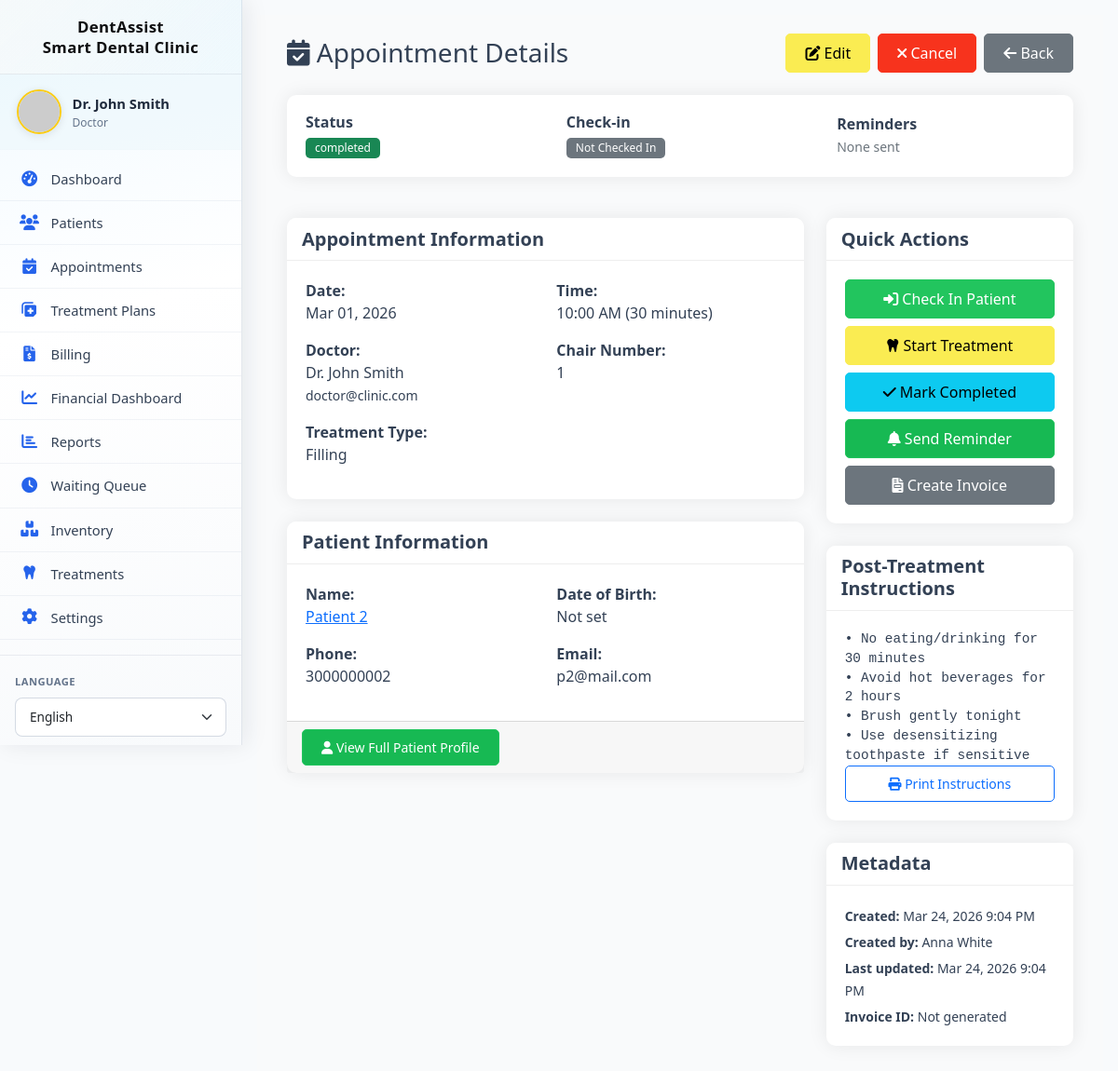
Page /appointments/view.php?id=2 (signed in) on the committed database.
### tables this page shows
CREATE TABLE `appointments` (
  `id` int(11) NOT NULL,
  `patient_id` int(11) NOT NULL,
  `doctor_id` int(11) NOT NULL,
  `appointment_date` date NOT NULL,
  `appointment_time` time NOT NULL,
  `duration` int(11) DEFAULT 30,
  `end_time` time GENERATED ALWAYS AS (addtime(`appointment_time`,sec_to_time(`duration` * 60))) VIRTUAL,
  `treatment_type` varchar(100) NOT NULL,
  `description` text DEFAULT NULL,
  `chair_number` int(11) DEFAULT NULL,
  `status` enum('scheduled','checked-in','in-treatment','completed','cancelled','no-show','follow-up') DEFAULT 'scheduled',
  `cancellation_reason` text DEFAULT NULL,
  `notes` text DEFAULT NULL,
  `reminder_sent_48h` tinyint(1) DEFAULT 0,
  `reminder_sent_24h` tinyint(1) DEFAULT 0,
  `reminder_sent_at` timestamp NULL DEFAULT NULL,
  `invoice_id` int(11) DEFAULT NULL,
  `created_at` timestamp NOT NULL DEFAULT current_timestamp(),
  `updated_at` timestamp NOT NULL DEFAULT current_timestamp() ON UPDATE current_timestamp(),
  `created_by` int(11) DEFAULT NULL
);

CREATE TABLE `users` (
  `id` int(11) NOT NULL,
  `username` varchar(191) NOT NULL,
  `email` varchar(191) NOT NULL,
  `password_hash` varchar(255) NOT NULL,
  `full_name` varchar(100) NOT NULL,
  `role` enum('doctor','assistant','patient') NOT NULL,
  `is_admin` tinyint(1) NOT NULL DEFAULT 0,
  `phone` varchar(20) DEFAULT NULL,
  `profile_image` varchar(255) DEFAULT NULL,
  `created_at` timestamp NOT NULL DEFAULT current_timestamp(),
  `updated_at` timestamp NOT NULL DEFAULT current_timestamp() ON UPDATE current_timestamp(),
  `is_active` tinyint(1) DEFAULT 1,
  `last_login` timestamp NULL DEFAULT NULL
);

CREATE TABLE `patients` (
  `id` int(11) NOT NULL,
  `user_id` int(11) DEFAULT NULL,
  `full_name` varchar(100) NOT NULL,
  `date_of_birth` date DEFAULT NULL,
  `gender` enum('male','female','other') DEFAULT NULL,
  `phone` varchar(20) DEFAULT NULL,
  `email` varchar(100) DEFAULT NULL,
  `emergency_contact_name` varchar(100) DEFAULT NULL,
  `emergency_contact_phone` varchar(20) DEFAULT NULL,
  `emergency_contact_relation` varchar(50) DEFAULT NULL,
  `insurance_provider` varchar(100) DEFAULT NULL,
  `insurance_id` varchar(50) DEFAULT NULL,
  `insurance_type` enum('Private','Social Security','Medicaid','None') DEFAULT 'None',
  `insurance_coverage` int(11) DEFAULT 0,
  `medical_history` text DEFAULT NULL,
  `allergies` text DEFAULT NULL,
  `current_medications` text DEFAULT NULL,
  `past_surgeries` text DEFAULT NULL,
  `chronic_conditions` text DEFAULT NULL,
  `dental_history` text DEFAULT NULL,
  `previous_dentist` varchar(100) DEFAULT NULL,
  `last_visit_date` date DEFAULT NULL,
  `address_line1` varchar(255) DEFAULT NULL,
  `address_line2` varchar(255) DEFAULT NULL,
  `address` varchar(500) DEFAULT NULL,
  `city` varchar(100) DEFAULT NULL,
  `state` varchar(50) DEFAULT NULL,
  `postal_code` varchar(20) DEFAULT NULL,
  `country` varchar(50) DEFAULT 'USA',
  `points` int(11) DEFAULT 0,
  `subscription_type` enum('none','basic','premium','family') DEFAULT 'none',
  `subscription_start_date` date DEFAULT NULL,
  `subscription_end_date` date DEFAULT NULL,
  `referral_code` varchar(20) DEFAULT NULL,
  `referred_by` int(11) DEFAULT NULL,
  `created_at` timestamp NOT NULL DEFAULT current_timestamp(),
  `updated_at` timestamp NOT NULL DEFAULT current_timestamp() ON UPDATE current_timestamp(),
  `created_by` int(11) DEFAULT NULL,
  `subscription_status` enum('none','pending','active','expired') DEFAULT 'none'
);

CREATE TABLE `treatment_instructions` (
  `id` int(11) NOT NULL,
  `treatment_type` varchar(100) NOT NULL,
  `instructions` text NOT NULL,
  `is_default` tinyint(1) DEFAULT 0,
  `created_at` timestamp NOT NULL DEFAULT current_timestamp()
);

### includes/db.php (called while the page is built, shortened)
<?php
class Database {
    private $host = DB_HOST;
    private $user = DB_USER;
    private $pass = DB_PASS;
    private $dbname = DB_NAME;
    private $conn;
    private static $instance = null;
    private function __construct() {
        try {
            $this->conn = new mysqli($this->host, $this->user, $this->pass, $this->dbname);
            $this->conn->set_charset("utf8mb4");
        } catch (Exception $e) {
            die("Database connection error: " . $e->getMessage());
        }
    }
    public static function getInstance() {
        if (self::$instance == null) {
            self::$instance = new Database();
        }
        return self::$instance;
    }
    public function query($sql, $params = [], $types = "") {
        $stmt = $this->conn->prepare($sql);
        if (!empty($params)) {
            if (empty($types)) {
                $types = $this->determineTypes($params);
            }
            $stmt->bind_param($types, ...$params);
        }
        if (!$stmt->execute()) {
            $err = $stmt->error ?: $this->conn->error;
            throw new Exception('Query failed: ' . $err);
        }
        return $stmt;
    }
    private function determineTypes($params) {
        $types = '';
        foreach ($params as $param) {
            if (is_int($param)) {
                $types .= 'i';
            } elseif (is_float($param)) {
                $types .= 'd';
            } elseif (is_string($param)) {
                $types .= 's';
            } else {
                $types .= 'b';
            }
        }
        return $types;
    }
    public function fetchOne($sql, $params = [], $types = "") {
        $stmt = $this->query($sql, $params, $types);
        $result = $stmt->get_result();
        if ($result && $result->num_rows > 0) {
            return $result->fetch_assoc();
        }
        return null;
    }
}
?>

### appointments/view.php (the view, shortened to what this page needs)
<?php
require_once '../includes/db.php';
require_once '../includes/functions.php';
$db = Database::getInstance();
$appointmentId = $_GET['id'] ?? 0;
$appointment = $db->fetchOne(
    "SELECT a.*,
            p.full_name as patient_name, p.date_of_birth, p.phone as patient_phone,
            p.email as patient_email, p.emergency_contact_name, p.emergency_contact_phone,
            p.medical_history, p.allergies,
            u.full_name as doctor_name, u.email as doctor_email,
            creator.full_name as created_by_name
     FROM appointments a
     JOIN patients p ON a.patient_id = p.id
     JOIN users u ON a.doctor_id = u.id
     LEFT JOIN users creator ON a.created_by = creator.id
     WHERE a.id = ?",
    [$appointmentId],
    "i"
);
include '../layouts/header.php';
?>
<div class="container-fluid">
<div class="d-flex justify-content-between align-items-center mb-4 appointment-view-header flex-wrap gap-2">
        <h1 class="h3 appointment-view-title appointment-view-title-wrap mb-0">
            <i class="fas fa-calendar-check"></i> Appointment Details
        </h1>
        <div class="appointment-view-header-btns">
            <button type="button" class="btn btn-warning" onclick="editAppointment()">
                <i class="fas fa-edit"></i> Edit
            </button>
            <button type="button" class="btn btn-danger" onclick="cancelAppointment()">
                <i class="fas fa-times"></i> Cancel
            </button>
            <a href="index.php" class="btn btn-secondary btn-back-mobile">
                <i class="fas fa-arrow-left"></i> Back
            </a>
        </div>
    </div>
    <div class="row mb-4">
        <div class="col-12">
            <div class="card appointment-status-card">
                <div class="card-body">
                    <div class="d-flex align-items-center appointment-status-bar-inner">
                        <div class="me-3 status-group">
                            <h6 class="mb-1">Status</h6>
                            <?php echo getStatusBadge($appointment['status']); ?>
                        </div>
                        <div class="ms-md-4 status-group">
                            <h6 class="mb-1">Check-in</h6>
                            <span class="badge bg-<?php echo $appointment['status'] == 'checked-in' ? 'success' : 'secondary'; ?>">
                                <?php echo $appointment['status'] == 'checked-in' ? 'Checked In' : 'Not Checked In'; ?>
                            </span>
                        </div>
                        <div class="ms-md-4 status-group">
                            <h6 class="mb-1">Reminders</h6>
                            <div class="d-flex flex-wrap gap-1">
                            <?php if (!$appointment['reminder_sent_48h'] && !$appointment['reminder_sent_24h']): ?>
                                <span class="text-muted small">None sent</span>
                            <?php endif; ?>
                            </div>
                        </div>
                    </div>
                </div>
            </div>
        </div>
    </div>
    <div class="row appointment-view-cols">
        <div class="col-md-8 appointment-view-main">
            <div class="card mb-4">
                <div class="card-header">
                    <h5 class="card-title mb-0">Appointment Information</h5>
                </div>
                <div class="card-body">
                    <div class="row">
                        <div class="col-md-6 mb-3">
                            <label class="fw-bold">Date:</label>
                            <p class="mb-0"><?php echo formatDate($appointment['appointment_date']); ?></p>
                        </div>
                        <div class="col-md-6 mb-3">
                            <label class="fw-bold">Time:</label>
                            <p class="mb-0"><?php echo formatTime($appointment['appointment_time']); ?>
                               (<?php echo $appointment['duration']; ?> minutes)</p>
                        </div>
                        <div class="col-md-6 mb-3">
                            <label class="fw-bold">Doctor:</label>
                            <p class="mb-0"><?php echo htmlspecialchars($appointment['doctor_name']); ?></p>
                            <small><?php echo $appointment['doctor_email']; ?></small>
                        </div>
                        <div class="col-md-6 mb-3">
                            <label class="fw-bold">Chair Number:</label>
                            <p class="mb-0"><?php echo $appointment['chair_number'] ?? 'Not assigned'; ?></p>
                        </div>
                        <div class="col-12 mb-3">
                            <label class="fw-bold">Treatment Type:</label>
                            <p class="mb-0"><?php echo $appointment['treatment_type']; ?></p>
                        </div>
                    </div>
                </div>
            </div>
            <div class="card mb-4">
                <div class="card-header">
                    <h5 class="card-title mb-0">Patient Information</h5>
                </div>
                <div class="card-body">
                    <div class="row">
                        <div class="col-md-6 mb-3">
                            <label class="fw-bold">Name:</label>
                            <p class="mb-0">
                                <a href="../patients/view.php?id=<?php echo $appointment['patient_id']; ?>">
                                    <?php echo htmlspecialchars($appointment['patient_name']); ?>
                                </a>
                            </p>
                        </div>
                        <div class="col-md-6 mb-3">
                            <label class="fw-bold">Date of Birth:</label>
                            <p class="mb-0"><?php echo formatDate($appointment['date_of_birth']); ?></p>
                        </div>
                        <div class="col-md-6 mb-3">
                            <label class="fw-bold">Phone:</label>
                            <p class="mb-0"><?php echo $appointment['patient_phone']; ?></p>
                        </div>
                        <div class="col-md-6 mb-3">
                            <label class="fw-bold">Email:</label>
                            <p class="mb-0"><?php echo $appointment['patient_email']; ?></p>
                        </div>
                    </div>
                </div>
                <div class="card-footer">
                    <a href="../patients/view.php?id=<?php echo $appointment['patient_id']; ?>"
                       class="btn btn-sm btn-primary">
                        <i class="fas fa-user"></i> View Full Patient Profile
                    </a>
                </div>
            </div>
        </div>
        <div class="col-md-4 appointment-view-side">
            <div class="card mb-4">
                <div class="card-header">
                    <h5 class="card-title mb-0">Quick Actions</h5>
                </div>
                <div class="card-body">
                    <div class="d-grid gap-2">
                        <button class="btn btn-success" onclick="updateStatus('checked-in')">
                            <i class="fas fa-sign-in-alt"></i> Check In Patient
                        </button>
                        <button class="btn btn-warning" onclick="updateStatus('in-treatment')">
                            <i class="fas fa-tooth"></i> Start Treatment
                        </button>
                        <button class="btn btn-info" onclick="updateStatus('completed')">
                            <i class="fas fa-check"></i> Mark Completed
                        </button>
                        <button class="btn btn-primary" onclick="sendReminder()">
                            <i class="fas fa-bell"></i> Send Reminder
                        </button>
                        <button class="btn btn-secondary" onclick="createInvoice()">
                            <i class="fas fa-file-invoice"></i> Create Invoice
                        </button>
                    </div>
                </div>
            </div>
            <div class="card mb-4">
                <div class="card-header">
                    <h5 class="card-title mb-0">Post-Treatment Instructions</h5>
                </div>
                <div class="card-body">
                    <?php
                    $instructions = $db->fetchOne(
                        "SELECT instructions FROM treatment_instructions
                         WHERE treatment_type = ? OR is_default = 1
                         ORDER BY is_default LIMIT 1",
                        [$appointment['treatment_type']],
                        "s"
                    );
                    ?>
                    <pre class="appointment-instructions-pre"><?php echo $instructions['instructions'] ?? 'No instructions available'; ?></pre>
                    <button class="btn btn-sm btn-outline-primary w-100" onclick="printInstructions()">
                        <i class="fas fa-print"></i> Print Instructions
                    </button>
                </div>
            </div>
            <div class="card">
                <div class="card-header">
                    <h5 class="card-title mb-0">Metadata</h5>
                </div>
                <div class="card-body">
                    <p class="mb-1"><small><strong>Created:</strong> <?php echo formatDate($appointment['created_at'], 'M d, Y g:i A'); ?></small></p>
                    <p class="mb-1"><small><strong>Created by:</strong> <?php echo $appointment['created_by_name']; ?></small></p>
                    <p class="mb-1"><small><strong>Last updated:</strong> <?php echo formatDate($appointment['updated_at'], 'M d, Y g:i A'); ?></small></p>
                    <p class="mb-0"><small><strong>Invoice ID:</strong> <?php echo $appointment['invoice_id'] ?? 'Not generated'; ?></small></p>
                </div>
            </div>
<?php include '../layouts/footer.php'; ?>

### includes/functions.php (shortened to what this page needs)
<?php
require_once __DIR__ . '/db.php';
function formatDate($date, $format = 'M d, Y')
{
    if (empty($date) || is_null($date)) {
        return 'Not set';
    }
    $s = trim((string) $date);
    try {
        $dateObj = new DateTime($date);
        $y = (int) $dateObj->format('Y');
        return $dateObj->format($format);
    } catch (Exception $e) {
        return 'Not set';
    }
}
function formatTime($time, $format = 'g:i A')
{
    try {
        $timeObj = new DateTime($time);
        return $timeObj->format($format);
    } catch (Exception $e) {
        return 'Not set';
    }
}
function getStatusBadge($status)
{
    $colors = [
        'scheduled' => 'primary',
        'checked-in' => 'info',
        'in-treatment' => 'warning',
        'completed' => 'success',
        'cancelled' => 'danger',
        'no-show' => 'secondary',
        'follow-up' => 'dark'
    ];
    $color = $colors[$status] ?? 'secondary';
    return "<span class='badge bg-{$color}'>{$status}</span>";
}

### rows in the picture
appointments: status "completed", appointment_date "Mar 01, 2026", appointment_time "10:00 AM", duration "30", doctor.full_name "Dr. John Smith", doctor.email "doctor@clinic.com", chair_number "1", treatment_type "Filling", patient.full_name "Patient 2", patient.date_of_birth "Not set", patient.phone "3000000002", patient.email "p2@mail.com", created_at "Mar 24, 2026 9:04 PM", created_by.full_name "Anna White", updated_at "Mar 24, 2026 9:04 PM", invoice "Not generated"
treatment_instructions: instructions "• No eating/drinking for 30 minutes • Avoid hot beverages for 2 hours • Brush gently tonight • Use desensitizing toothpaste if sensitive"

### other values in the picture
SITE_NAME "DentAssist Smart Dental Clinic"
$_SESSION['full_name'] "Dr. John Smith"
$role "Doctor"
__('dashboard', 'Dashboard') "Dashboard"
__('patients', 'Patients') "Patients"
__('appointments', 'Appointments') "Appointments"
__('treatment_plans', 'Treatment Plans') "Treatment Plans"
__('billing', 'Billing') "Billing"
__('financial_dashboard', 'Financial Dashboard') "Financial Dashboard"
__('reports', 'Reports') "Reports"
__('queue', 'Waiting Queue') "Waiting Queue"
__('inventory', 'Inventory') "Inventory"
__('treatments', 'Treatments') "Treatments"
__('settings', 'Settings') "Settings"
__('language', 'Language') "LANGUAGE"
